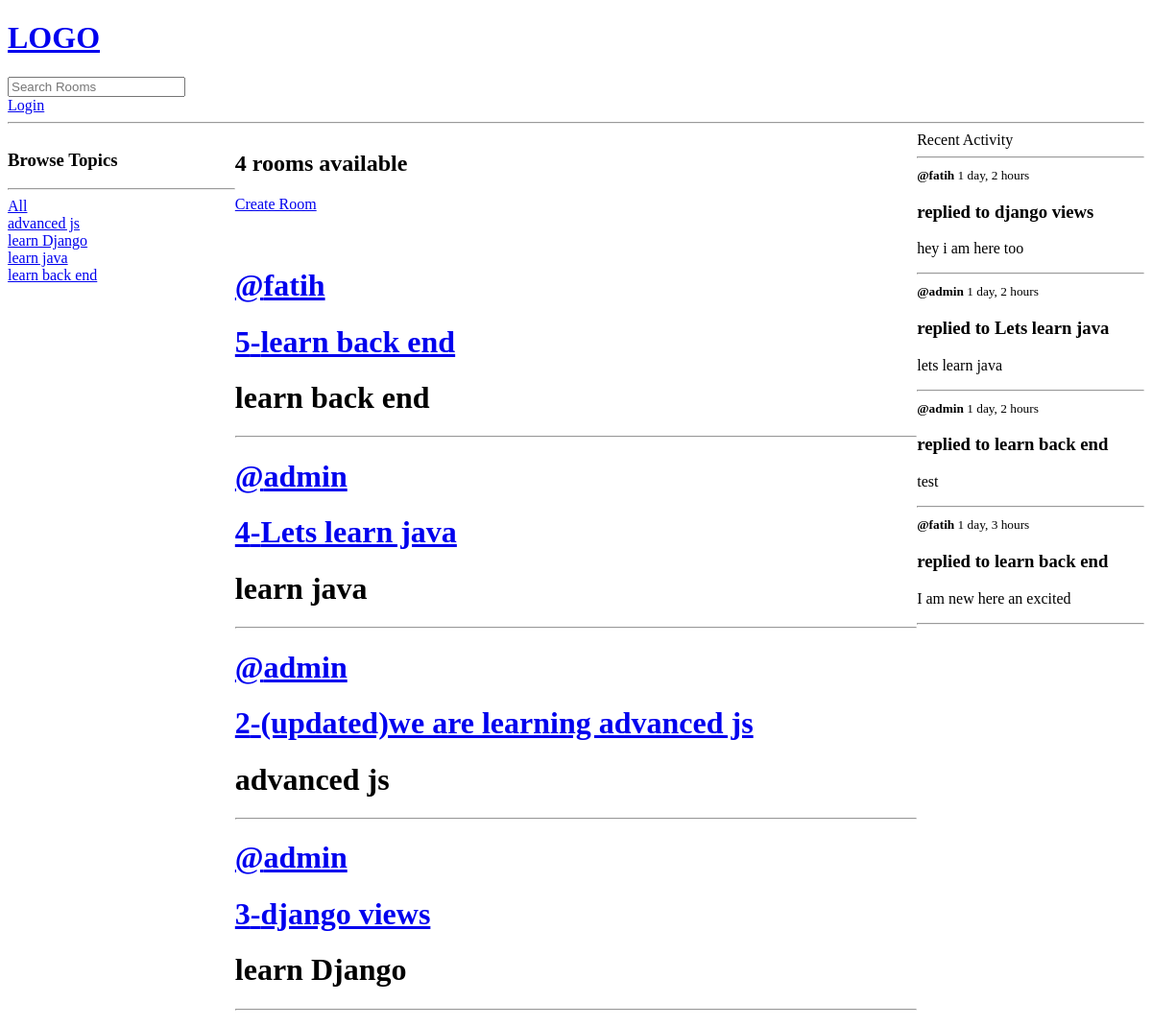
Before: / with the older database file.
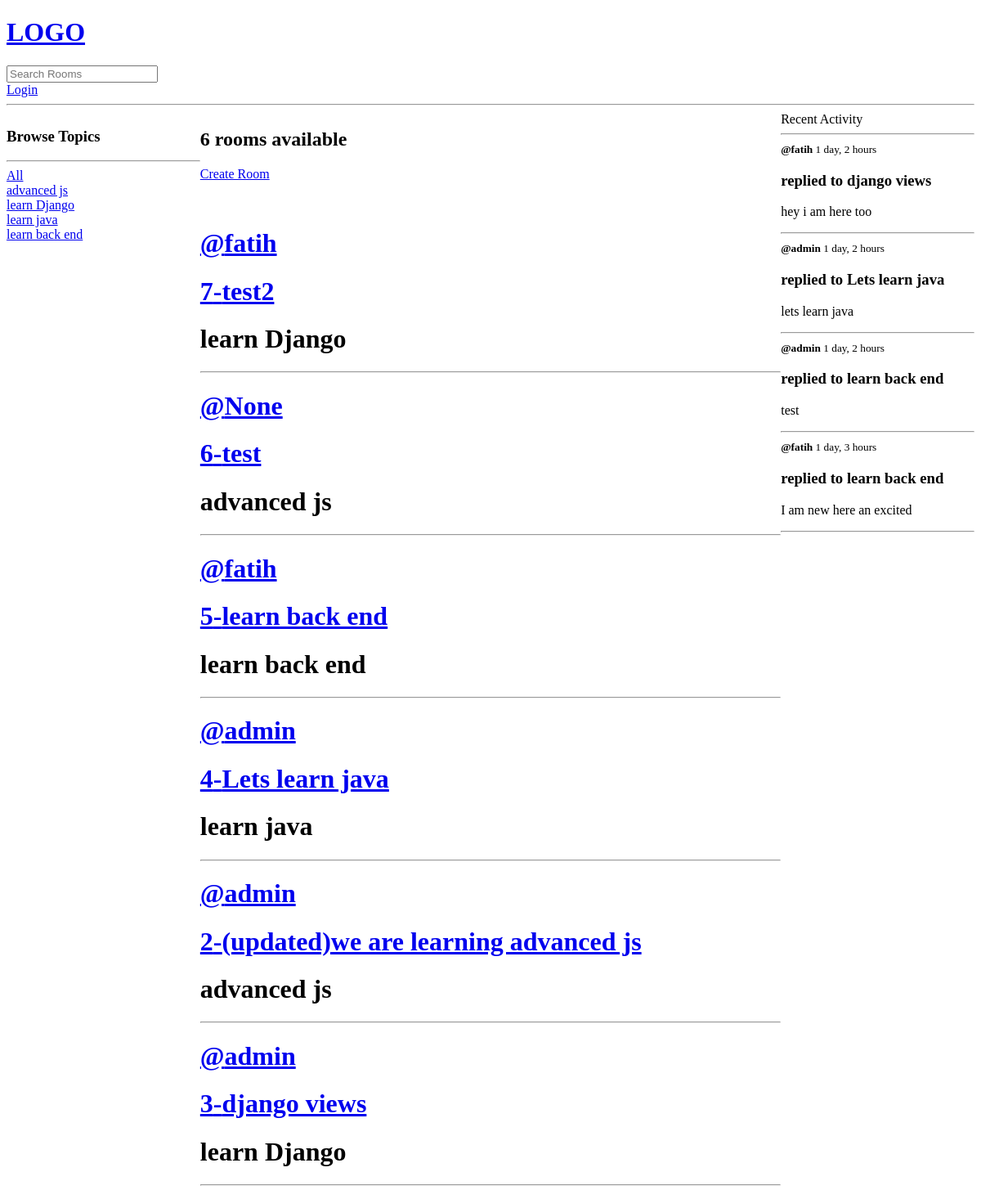
After: the same page with the newer database file.
### base/models.py (models this page shows, shortened)
class Topic(models.Model):
    name = models.CharField(max_length=200)
    def __str__(self):
        return self.name

class Room(models.Model):
    host = models.ForeignKey(User, on_delete=models.SET_NULL, null=True)
    topic = models.ForeignKey(Topic, on_delete=models.SET_NULL, null=True)
    name = models.CharField(max_length=200)
    description = models.TextField(null=True, blank=True)
    participants = models.ManyToManyField(User, related_name='participants', blank=True)
    updated = models.DateTimeField(auto_now=True)
    created = models.DateTimeField(auto_now_add=True)
    class Meta:
        ordering = ['-updated', '-created']
    def __str__(self):
        return self.name

class Message(models.Model):
    user = models.ForeignKey(User, on_delete=models.CASCADE)
    room = models.ForeignKey(Room, on_delete=models.CASCADE)
    body = models.TextField()
    updated = models.DateTimeField(auto_now=True)
    created = models.DateTimeField(auto_now_add=True)
    class Meta:
        ordering = ['-updated', '-created']

### base/views.py (the view)
# urls.py: path('', views.home, name = 'home'),
def home(request):
    q = request.GET.get('q') if request.GET.get('q') != None else ''
    room = Room.objects.filter(
        Q(topic__name__icontains=q) |
        Q(name__icontains=q) |
        Q(description__icontains=q)
    )
    message = Message.objects.all()
    topic = Topic.objects.all()
    room_count = room.count()
    room_messages = Message.objects.all()
    context = {
        "room" : room,
        "message" : message,
        "topics" : topic,
        "room_count" : room_count,
        "room_messages" : room_messages,
    }
    return render(request,"home.html", context)

### templates/home.html (shortened to what this page needs)
{% extends 'main.html' %}
{% block content %}
<div class="home-container">
        <div class="">
            <h3>Browse Topics</h3>
            <hr>
            <div class="">
                <a href="{% url 'home' %}">All</a>
            </div>
            {% for i in topics %}
                <div class="">
                    <a href="{% url 'home' %}?q={{i.name}}">{{i.name}}</a>
                </div>
            {% endfor %}
        </div>
    <div class="">
        <h2> <b>{{room_count}}</b> rooms available </h2>
        <a href="{% url 'create-room' %}">Create Room</a> <br><br><br>
        <div class="">
            {% for i  in room %}
                <h1> <a href="profile/{{i.host.id}}">@{{i.host}}</a></h1>
                <h1><a href="room/{{i.id}}">{{i.id}}-{{i.name}}</a></h1>
                <h1>{{i.topic}}</h1>
                <hr>
            {% endfor %}
        </div>
    </div>
    <div class="">
        Recent Activity
        <hr>
        {% for i in  room_messages %}
            <div class="">
                <small> <b>@{{i.user}}</b>  {{i.created|timesince}}</small>
                <h3>replied to {{i.room}}</h3>
                <p>{{i.body}}</p>
                <hr>
            </div>
        {% endfor %}
    </div>
</div>
{% endblock content %}

Changed rows visible on the page:
added Room: host "fatih", id "7", name "test2", topic "learn Django"
added Room: host "None", id "6", name "test", topic "advanced js"
Other visible differences:
{{ room_count }}: "4" → "6"
